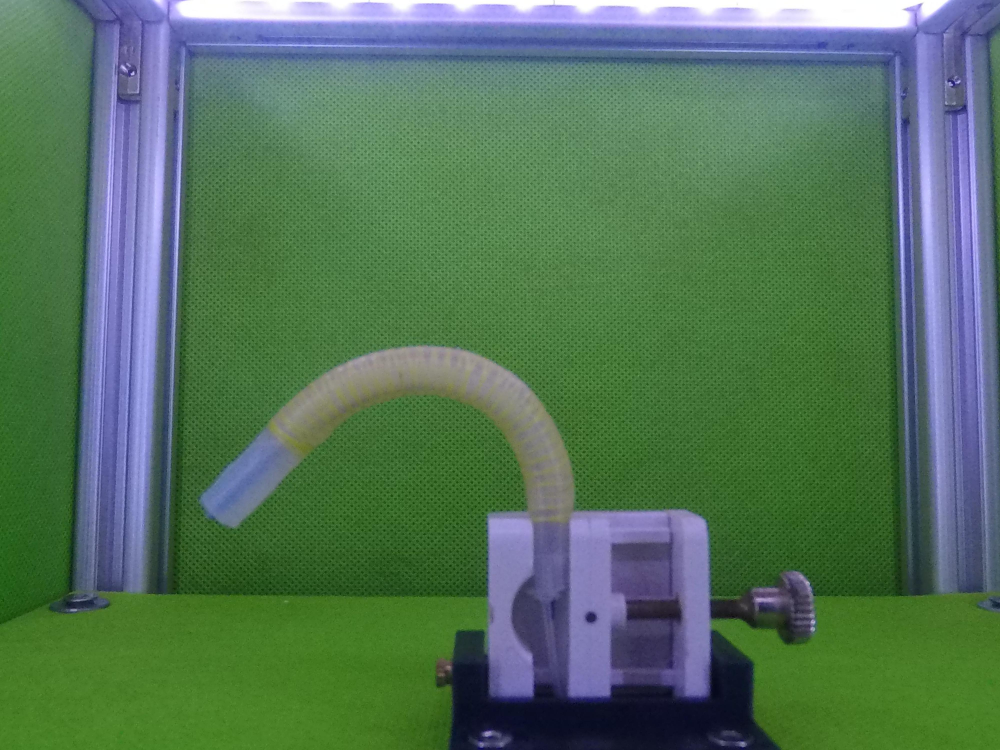
//> input picture img/P070.JPG, 4000 x 3000 px (shown at 1/4 size)
$ ./edge-detector   (built with g++ and OpenCV 4)
//> lines starting //> are read from the running program, lines starting //| are printed output that depends on the picture
#include <opencv2/highgui.hpp>
#include <opencv2/opencv.hpp>
#include "opencv2/imgproc.hpp"
#include <stdio.h>

using namespace std;
using namespace cv;

#define circle_width 3
#define line_width   2
#define size_scale   0.8
#define X_size       1400 * size_scale
#define Y_size       1050 * size_scale
#define offset       700
#define pi           3.1415926

Mat image, src, src_gray;
Mat dst, detected_edges;

int lowThreshold = 0;
const int max_lowThreshold = 255;
const int imratio = 3;
const int kernel_size = 3;
const char* window_name = "Edge Map";

bool mouse_event = 0;

static void CannyThreshold(int, void*){
    blur( src_gray, detected_edges, Size(3,3) );
    Canny( detected_edges, detected_edges, lowThreshold, lowThreshold*imratio, kernel_size);
    dst = Scalar::all(0);
    src.copyTo( dst, detected_edges);
    imshow( window_name, dst );
}

void CallBackFunc(int event, int x, int y, int flags, void *ptr){
    Point*p = (Point*)ptr;
    if(event == EVENT_LBUTTONDOWN){
        p->x = x;
        p->y = y;
        circle(src, Point(x,y), circle_width, Scalar(0,0,255),FILLED);
        mouse_event = 1;
    }
}

double gradient(Point pt1, Point pt2){
    /*Calculate the slope of two points*/
    double m;
    m = double(pt2.y - pt1.y)/double(pt2.x - pt1.x);
    return m;
}

double rad2deg(double rad){
    /*Convert radians to degrees*/
    double deg = 0;
    deg = rad * (180.0/pi);
    return deg;
}


int main(){

    String source    = "../img/source/",
           result    = "../img/result/",
           filename  = "P070",
           filetype  = ".JPG",
           path      = source+filename+filetype;

    image = imread(path,IMREAD_COLOR);
//> image is the input picture: 3000 rows x 4000 cols, CV_8UC3; mean B, G, R 90.7, 115.4, 83.3

    if(!image.data){
            printf("Could not open file\n");
            return -1;
    }
    resize(image, src, Size(X_size,Y_size), INTER_LINEAR);
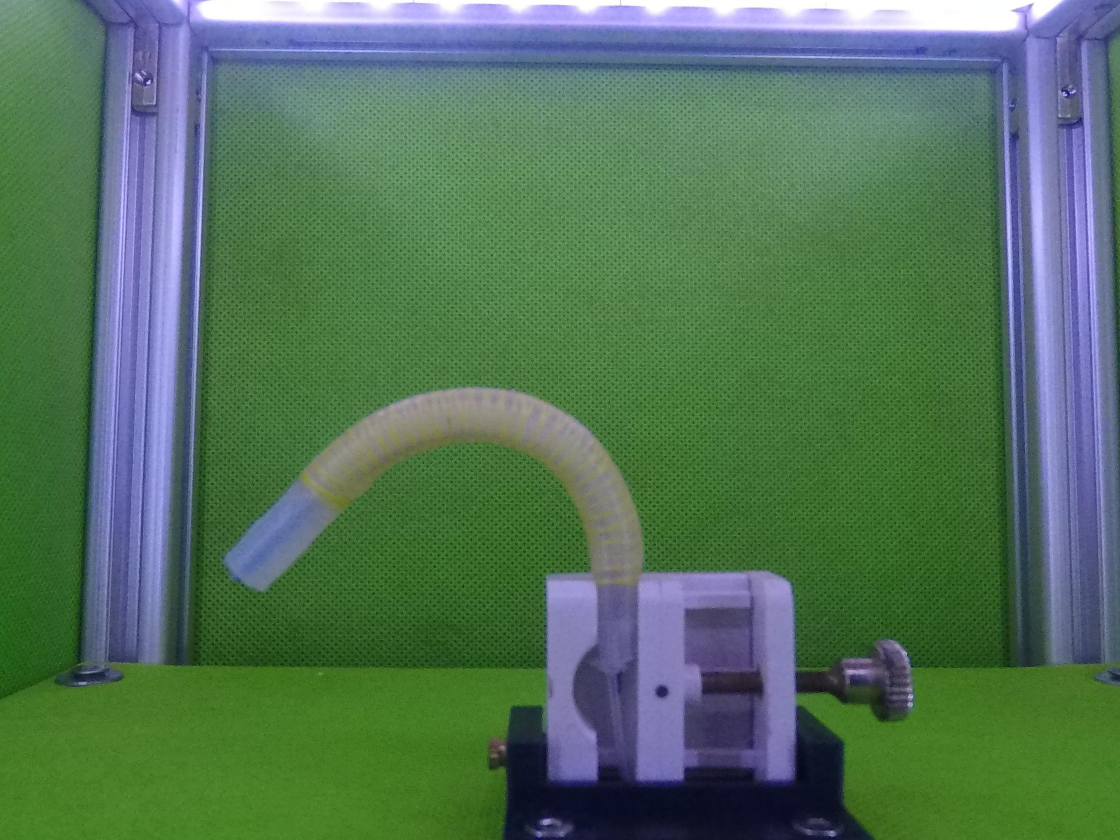
//> src: 840 rows x 1120 cols, CV_8UC3; mean B, G, R 90.6, 115.3, 83.2

    dst.create( src.size(), src.type() );
    cvtColor( src, src_gray, COLOR_BGR2GRAY );
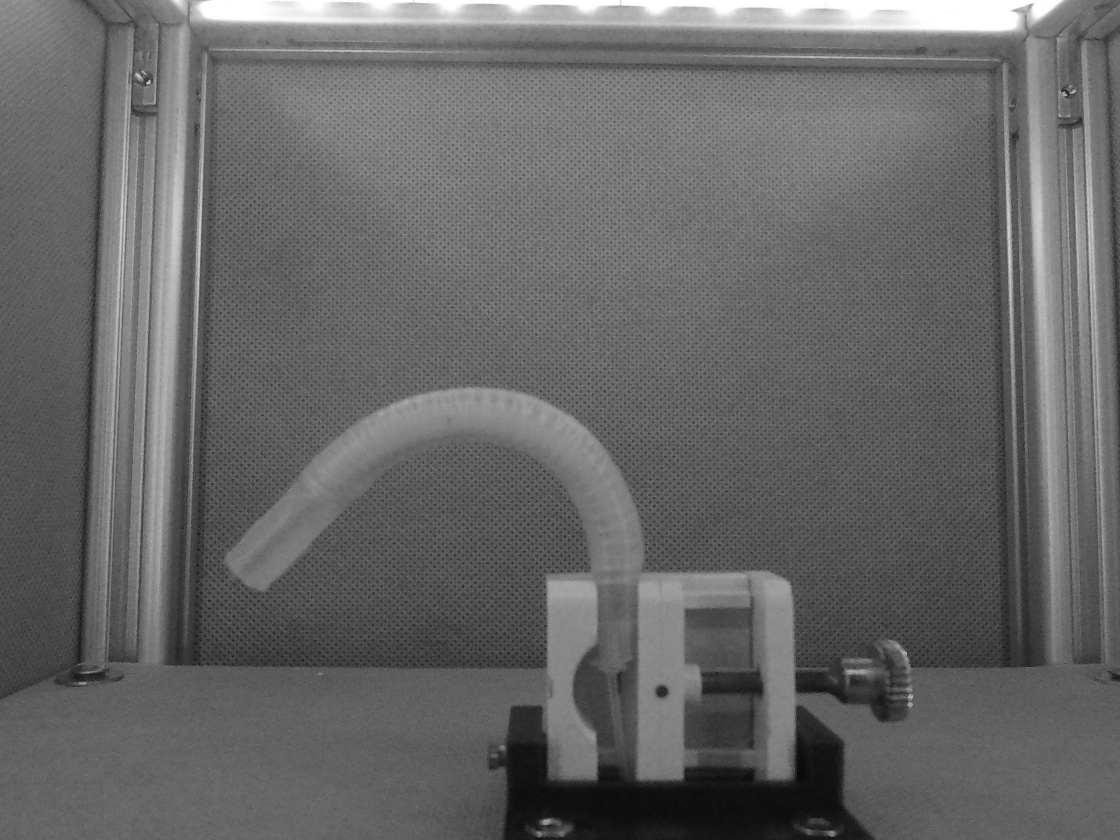
//> src_gray: 840 rows x 1120 cols, CV_8UC1; min 6, max 255, mean 102.9
    namedWindow( window_name, WINDOW_AUTOSIZE );
    createTrackbar( "Min Threshold:", window_name, &lowThreshold, max_lowThreshold, CannyThreshold );
    CannyThreshold(0, 0);
//> in CannyThreshold, `Canny( detected_edges, detected_edges, lowThreshold, lowThreshold*imra..`:
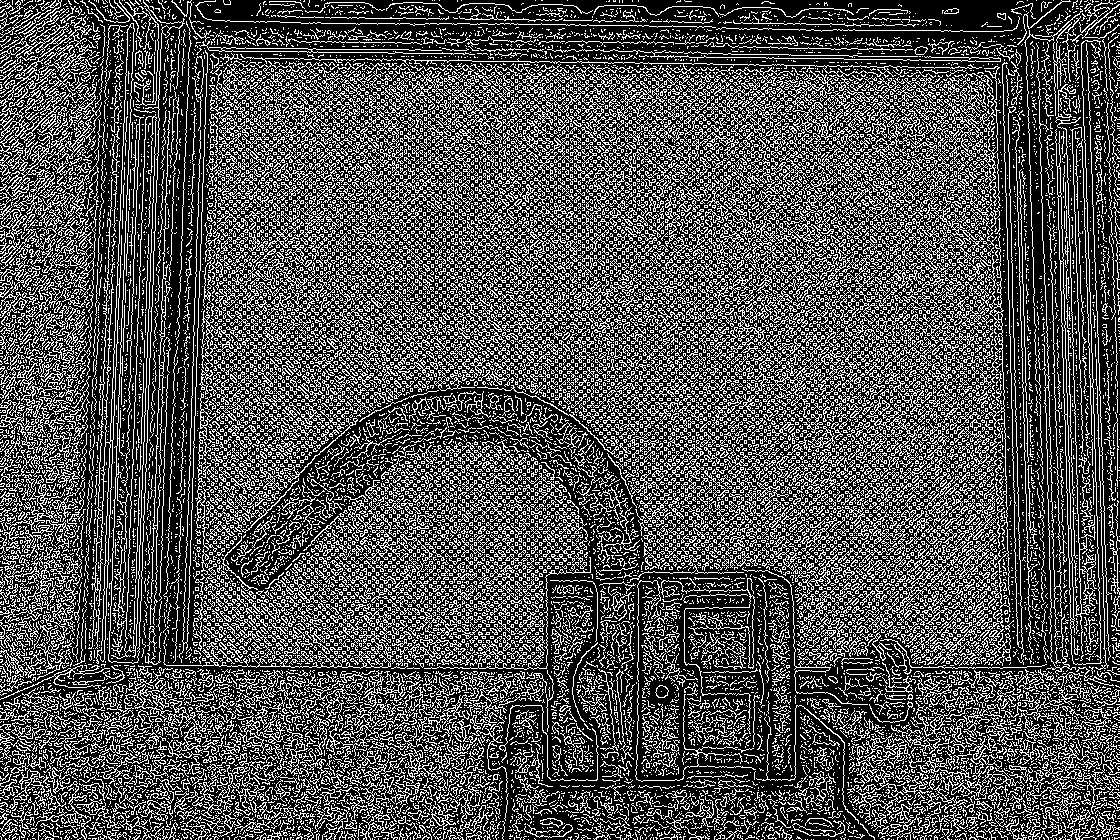
//> detected_edges: 840 rows x 1120 cols, CV_8UC1; 31.3% white in thin lines or dots
//> in CannyThreshold, `src.copyTo( dst, detected_edges);`:
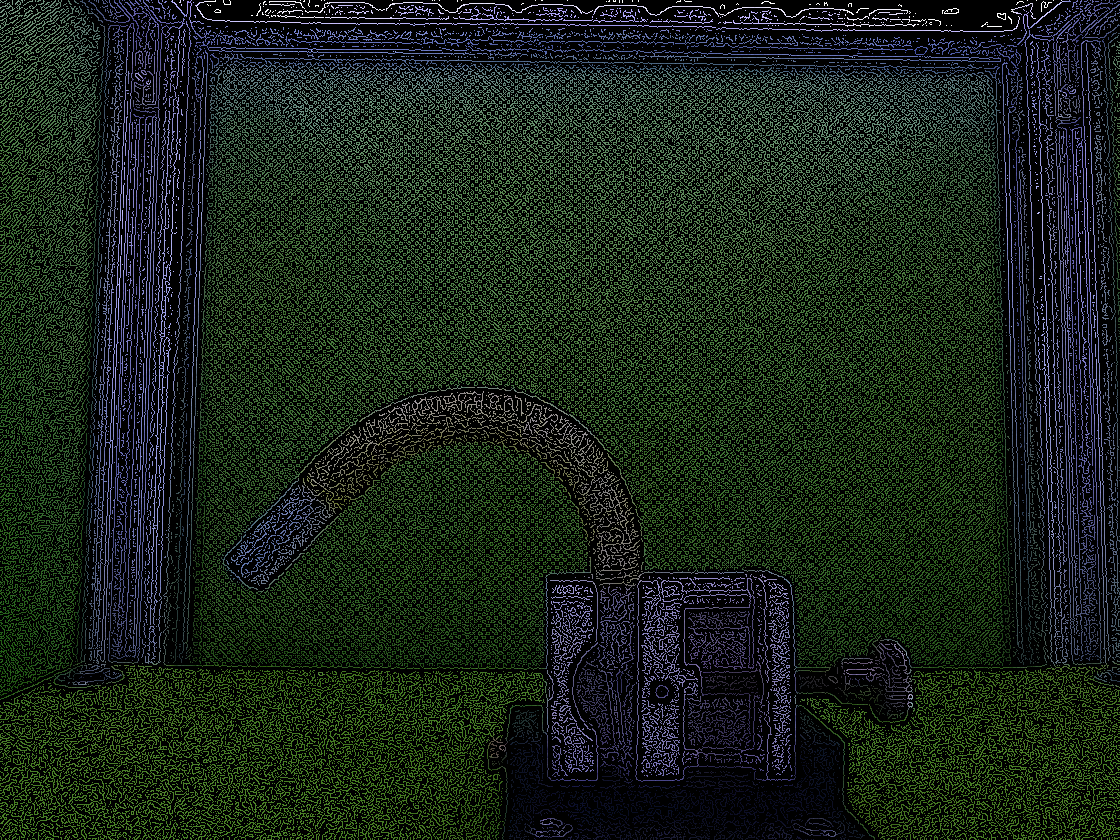
//> dst: 840 rows x 1120 cols, CV_8UC3; mean B, G, R 25.2, 35.7, 24.4

    waitKey(0);

    return 0;
}
